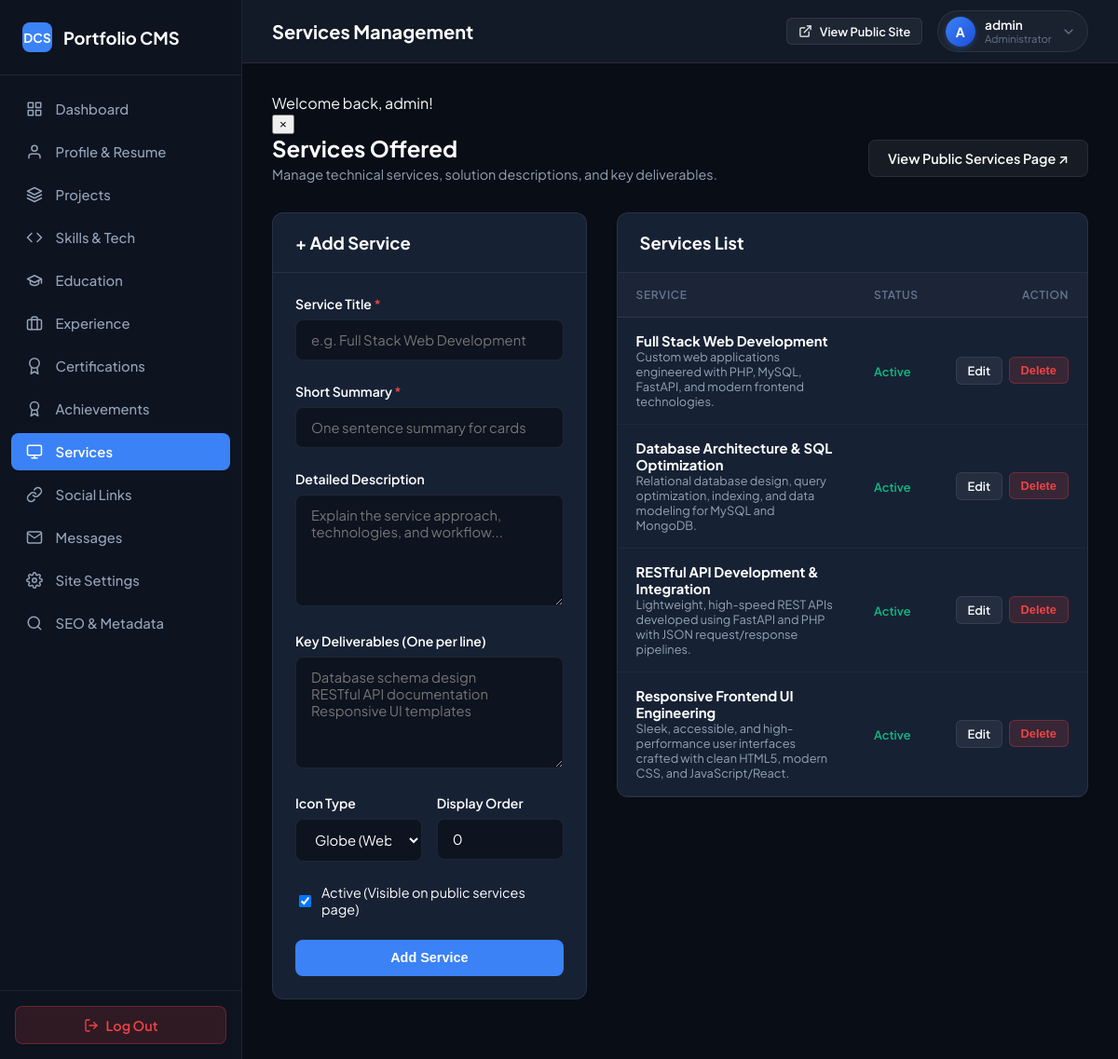
The app's page /admin/services.php (signed in) with its own data.
### tables this page shows
CREATE TABLE IF NOT EXISTS `services` (
    `id` INT UNSIGNED AUTO_INCREMENT PRIMARY KEY,
    `title` VARCHAR(150) NOT NULL,
    `short_description` VARCHAR(255) NOT NULL,
    `full_description` TEXT NOT NULL,
    `deliverables` TEXT DEFAULT NULL,
    `icon` VARCHAR(60) NOT NULL DEFAULT 'code',
    `is_active` TINYINT(1) NOT NULL DEFAULT 1,
    `display_order` INT NOT NULL DEFAULT 0,
    `created_at` TIMESTAMP DEFAULT CURRENT_TIMESTAMP,
    INDEX `idx_services_active` (`is_active`),
    INDEX `idx_services_order` (`display_order`)
);

### admin/services.php (the view, shortened to what this page needs)
<?php
require_once __DIR__ . '/includes/admin-header.php';
$db = get_db();
$editItem = null;
$servicesList = $db->query("SELECT * FROM services ORDER BY display_order ASC, id ASC")->fetchAll();
?>
<?php include __DIR__ . '/includes/admin-sidebar.php'; ?>
<div class="admin-main-wrapper">
    <?php include __DIR__ . '/includes/admin-topbar.php'; ?>
    <main class="admin-content">
        <?= render_flashes() ?>
        <div style="display: flex; justify-content: space-between; align-items: center; margin-bottom: 2rem; flex-wrap: wrap; gap: 1rem;">
            <div>
                <h2 style="font-size: 1.5rem; color: #fff; margin: 0 0 0.25rem 0;">Services Offered</h2>
                <p style="color: var(--admin-text-muted); margin: 0; font-size: 0.9rem;">
                    Manage technical services, solution descriptions, and key deliverables.
                </p>
            </div>
            <a href="<?= url('services.php') ?>" target="_blank" class="admin-btn admin-btn-secondary">
                View Public Services Page ↗
            </a>
        </div>
        <div style="display: grid; grid-template-columns: 1fr 1.5fr; gap: 2rem; align-items: start;">
            <div class="admin-card">
                <div class="admin-card-header">
                    <h3 class="admin-card-title"><?= $editItem ? 'Edit Service' : '+ Add Service' ?></h3>
                </div>
                <div class="admin-card-body">
                    <form action="<?= url('admin/services.php') ?>" method="POST">
                        <div class="admin-form-group">
                            <label for="title" class="admin-label">Service Title <span style="color:#ef4444;">*</span></label>
                            <input type="text" name="title" id="title" class="admin-input" placeholder="e.g. Full Stack Web Development" value="<?= e($editItem['title'] ?? '') ?>" required>
                        </div>
                        <div class="admin-form-group">
                            <label for="short_description" class="admin-label">Short Summary <span style="color:#ef4444;">*</span></label>
                            <input type="text" name="short_description" id="short_description" class="admin-input" placeholder="One sentence summary for cards" value="<?= e($editItem['short_description'] ?? '') ?>" required>
                        </div>
                        <div class="admin-form-group">
                            <label for="full_description" class="admin-label">Detailed Description</label>
                            <textarea name="full_description" id="full_description" class="admin-textarea" rows="3" placeholder="Explain the service approach, technologies, and workflow..."><?= e($editItem['full_description'] ?? '') ?></textarea>
                        </div>
                        <div class="admin-form-group">
                            <label for="deliverables" class="admin-label">Key Deliverables (One per line)</label>
                            <textarea name="deliverables" id="deliverables" class="admin-textarea" rows="3" placeholder="Database schema design&#10;RESTful API documentation&#10;Responsive UI templates"><?= e($editItem['deliverables'] ?? '') ?></textarea>
                        </div>
                        <div style="display: grid; grid-template-columns: 1fr 1fr; gap: 1rem;">
                            <div class="admin-form-group">
                                <label for="icon" class="admin-label">Icon Type</label>
                                <select name="icon" id="icon" class="admin-select">
                                    <option value="globe" <?= ($editItem && $editItem['icon'] === 'globe') ? 'selected' : '' ?>>Globe (Web App)</option>
                                </select>
                            </div>
                            <div class="admin-form-group">
                                <label for="display_order" class="admin-label">Display Order</label>
                                <input type="number" name="display_order" id="display_order" class="admin-input" value="<?= (int)($editItem['display_order'] ?? 0) ?>">
                            </div>
                        </div>
                        <div style="margin-bottom: 1.5rem;">
                            <label style="display: flex; align-items: center; gap: 0.5rem; color: #fff; cursor: pointer; font-size: 0.9rem;">
                                <input type="checkbox" name="is_active" value="1" <?= (!isset($editItem['is_active']) || $editItem['is_active']) ? 'checked' : '' ?>>
                                <span>Active (Visible on public services page)</span>
                            </label>
                        </div>
                        <button type="submit" class="admin-btn admin-btn-primary" style="width: 100%;">
                            <?= $editItem ? 'Save Changes' : 'Add Service' ?>
                        </button>
                    </form>
                </div>
            </div>
            <div class="admin-card">
                <div class="admin-card-header">
                    <h3 class="admin-card-title">Services List</h3>
                </div>
                <div class="admin-card-body" style="padding: 0;">
                    <?php if (!empty($servicesList)): ?>
                        <div class="table-responsive">
                            <table class="admin-table">
                                <thead>
                                    <tr>
                                        <th>Service</th>
                                        <th>Status</th>
                                        <th style="text-align: right;">Action</th>
                                    </tr>
                                </thead>
                                <tbody>
                                    <?php foreach ($servicesList as $s): ?>
                                        <tr>
                                            <td>
                                                <div style="font-weight: 700; color: #fff;"><?= e($s['title']) ?></div>
                                                <div style="font-size: 0.8rem; color: var(--admin-text-muted);"><?= e($s['short_description']) ?></div>
                                            </td>
                                            <td>
                                                <?= $s['is_active'] ? '<span style="color:#10b981;font-size:0.8rem;font-weight:600;">Active</span>' : '<span style="color:var(--admin-text-dim);font-size:0.8rem;">Hidden</span>' ?>
                                            </td>
                                            <td style="text-align: right;">
                                                <div style="display: inline-flex; gap: 0.4rem;">
                                                    <a href="<?= url('admin/services.php?edit=' . $s['id']) ?>" class="admin-btn admin-btn-secondary admin-btn-sm">Edit</a>
                                                    <form action="<?= url('admin/services.php') ?>" method="POST" style="display: inline;">
                                                        <button type="submit" class="admin-btn admin-btn-danger admin-btn-sm" data-confirm="Delete this service?">Delete</button>
                                                    </form>
                                                </div>
                                            </td>
                                        </tr>
                                    <?php endforeach; ?>
                                </tbody>
                            </table>
                        </div>
                    <?php else: ?>
                        <div style="padding: 2.5rem; text-align: center; color: var(--admin-text-muted);">
                            No services added yet.
                        </div>
                    <?php endif; ?>
                </div>
            </div>
        </div>
    </main>
<?php include __DIR__ . '/includes/admin-footer.php'; ?>

### assets/css/admin.css (style rules this page uses)
:root { --admin-bg: #090d16; --admin-sidebar-bg: #0d131f; --admin-surface: #121927; --admin-card: #172134; --admin-card-hover: #1d2a42; --admin-border: rgba(255, 255, 255, 0.08); --admin-border-subtle: rgba(255, 255, 255, 0.04); --admin-input-bg: #0d131f; --admin-text-main: #f8fafc; --admin-text-muted: #94a3b8; --admin-text-dim: #64748b; --admin-primary: #3b82f6; --admin-primary-hover: #2563eb; --admin-success: #10b981; --admin-warning: #f59e0b; --admin-danger: #ef4444; --admin-sidebar-width: 260px; }
*, *::before, *::after { box-sizing: border-box; }
body.admin-body { background-color: var(--admin-bg); color: var(--admin-text-main); font-family: 'Plus Jakarta Sans', -apple-system, BlinkMacSystemFont, 'Segoe UI', Roboto, sans-serif; margin: 0; display: flex; min-height: 100vh; width: 100%; overflow-x: hidden; position: relative; }
.admin-main-wrapper { margin-left: var(--admin-sidebar-width); flex: 1; display: flex; flex-direction: column; min-width: 0; width: 100%; overflow-x: hidden; }
.admin-content { padding: 2rem; flex: 1; }
.admin-card { background-color: var(--admin-card); border: 1px solid var(--admin-border); border-radius: 12px; margin-bottom: 2rem; overflow: hidden; }
.admin-card-header { padding: 1.25rem 1.5rem; border-bottom: 1px solid var(--admin-border); display: flex; align-items: center; justify-content: space-between; flex-wrap: wrap; gap: 1rem; }
.admin-card-title { margin: 0; font-size: 1.15rem; font-weight: 700; color: #fff; }
.admin-card-body { padding: 1.5rem; }
.table-responsive { width: 100%; overflow-x: auto; }
.admin-table { width: 100%; border-collapse: collapse; text-align: left; font-size: 0.925rem; }
.admin-table th { background-color: rgba(255, 255, 255, 0.02); color: var(--admin-text-dim); font-weight: 600; text-transform: uppercase; font-size: 0.75rem; letter-spacing: 0.05em; padding: 1rem 1.25rem; border-bottom: 1px solid var(--admin-border); }
.admin-table td { padding: 1rem 1.25rem; border-bottom: 1px solid var(--admin-border-subtle); color: var(--admin-text-main); vertical-align: middle; }
.admin-form-group { margin-bottom: 1.5rem; }
.admin-label { display: block; font-size: 0.875rem; font-weight: 600; color: #fff; margin-bottom: 0.5rem; }
.admin-input, .admin-select, .admin-textarea { width: 100%; background-color: var(--admin-input-bg); border: 1px solid var(--admin-border); border-radius: 8px; padding: 0.75rem 1rem; color: #fff; font-family: inherit; font-size: 0.925rem; transition: border-color 150ms ease; box-sizing: border-box; }
.admin-textarea { resize: vertical; min-height: 120px; }
.admin-btn { display: inline-flex; align-items: center; justify-content: center; gap: 0.5rem; padding: 0.65rem 1.25rem; border-radius: 8px; font-size: 0.9rem; font-weight: 600; cursor: pointer; text-decoration: none; border: 1px solid transparent; transition: all 150ms ease; }
.admin-btn-primary { background-color: var(--admin-primary); color: #fff; }
.admin-btn-secondary { background-color: rgba(255, 255, 255, 0.06); border-color: var(--admin-border); color: var(--admin-text-main); }
.admin-btn-danger { background-color: rgba(239, 68, 68, 0.15); border-color: rgba(239, 68, 68, 0.3); color: #ef4444; }
.admin-btn-sm { padding: 0.35rem 0.75rem; font-size: 0.8rem; border-radius: 6px; }

### records on screen
services: title "Full Stack Web Development", short_description "Custom web applications engineered with PHP, MySQL, FastAPI, and modern frontend technologies.", is_active "Active"
services: title "Database Architecture & SQL Optimization", short_description "Relational database design, query optimization, indexing, and data modeling for MySQL and MongoDB.", is_active "Active"
services: title "RESTful API Development & Integration", short_description "Lightweight, high-speed REST APIs developed using FastAPI and PHP with JSON request/response pipelines.", is_active "Active"
services: title "Responsive Frontend UI Engineering", short_description "Sleek, accessible, and high-performance user interfaces crafted with clean HTML5, modern CSS, and JavaScript/React.", is_active "Active"

### other values on screen
$adminPageTitle "Services Management"
$adminInitial "A"
$adminUsername "admin"
$msg "Welcome back, admin!"
